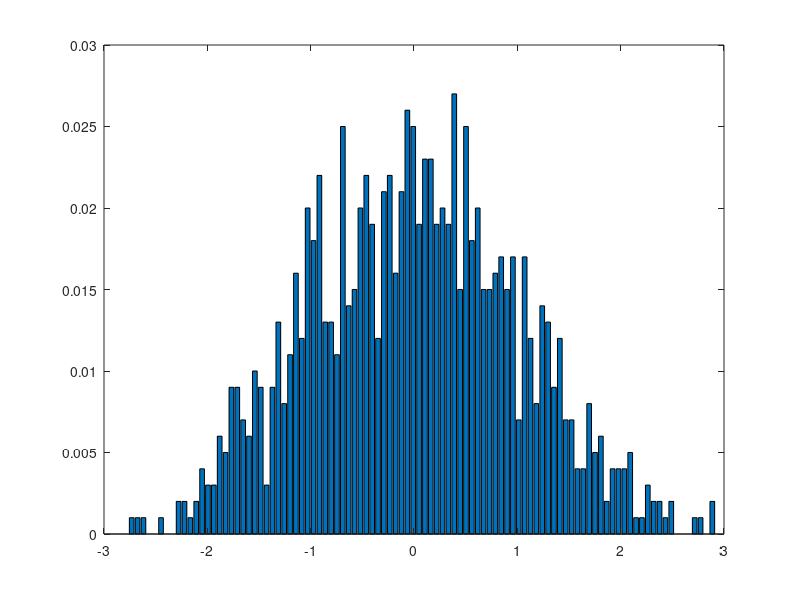

Source code (MATLAB):
close all; clear all; clc

% input n
n = input('Please input n:');

% initializing data
mu1 = 0; sigma1 = 2; mu2 = 10; sigma2 = 3; p = 0.6;

% generating Z = X + eta * Y
X = normrnd(mu1, sigma1, [1000 n]);
Y = normrnd(mu2, sigma2, [1000 n]);
eta_prime = unifrnd(0, 1, [1000 n]);
eta = zeros(1000, n); eta(eta_prime <= p) = 1;
Z = X + eta .* Y;

% computing E(Z_i) and D(Z_i) for each group
EZ = mean(mean(Z)); DZ = 0;
for i = 1 : 1000
    for j = 1 : n   DZ = DZ + (Z(i, j) - EZ) .^ 2; end
end
DZ = DZ / (n * 1000);

% calculating U
for i = 1 : 1000
    tem = 0;
    for j = 1 : n   tem = tem + Z(i, j); end
    U(i) = (tem - n * EZ) / sqrt(n * DZ);
end


% graphing
[counts, centers] = hist(U, 100);
figure
bar(centers, counts / sum(counts))

% printing data to file
fp = fopen('U_data.csv','w');
for i = 1 : 1000
    fprintf(fp, '%d,', U(i));
    for j = 1 : n   fprintf(fp, '%d,', Z(i, j)); end
    fprintf(fp, '\n');
end
fclose(fp);
